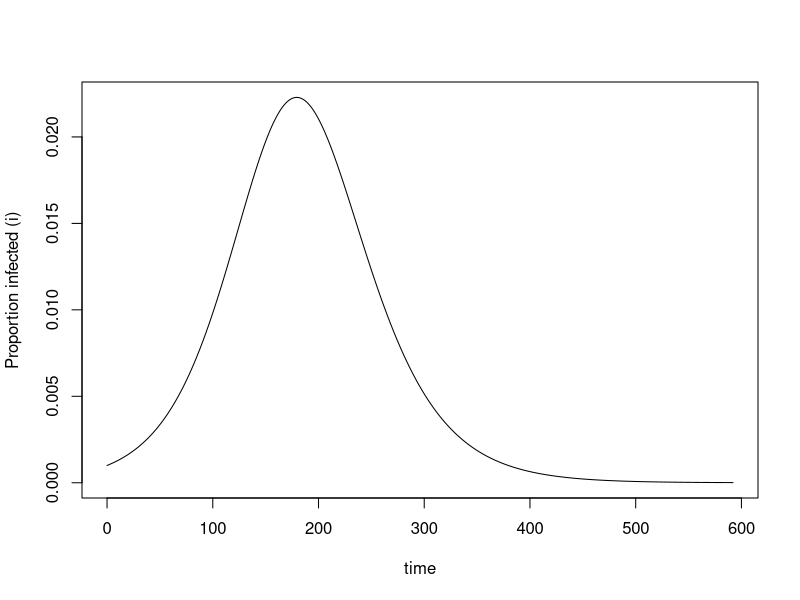

Generate this figure with R:
library(xtable)
library(deSolve)

N <- 100000
T <- 1000
#beta <- 0.1
#gamma <- 0.01
R0 <- 1.25        # beta = R0*gamma
gen.time <- 10    # 1/gamma
gamma <- 1/gen.time
beta <- R0*gamma

parms=c(
  R0=R0,
  gen.time=gen.time
)

stopCriteria <- 0.00001

col.exp <- "red"
col.line <- "blue"
col.log <- "green"
col.cnst <- "grey"

SIR <- function(Time, State, Pars){    #Ben's SIR function
  with(as.list(c(State,Pars)),{
    ds <- -R0/gen.time*i*s 
    di <- R0/gen.time*i*s - i/gen.time
    dr <- i/gen.time
    
    return(list(c(ds,di,dr)))
  }
  )
}
  
rootFn <- function(Time, State, Pars) c(ifelse(State[2] < stopCriteria, 0, 1))
eventFn <- function(Time, State, Pars) State

y0 <- c(s = 0.999,i = 0.001, r = 0)
timepoints <- seq(0,T,1)
out <- as.data.frame(lsoda(y0, timepoints, SIR, parms, rootfunc = rootFn, events = list(root = TRUE, terminalroot = 1)))
plot(out$time, out$i, type="l", col="black", xlab="time", ylab="Proportion infected (i)")
